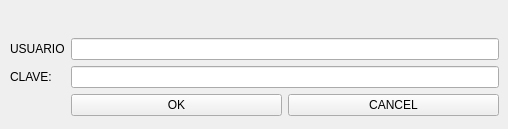
<?xml version="1.0" encoding="UTF-8"?>
<ui version="4.0">
 <class>Widget</class>
 <widget class="QWidget" name="Widget">
  <property name="geometry">
   <rect>
    <x>0</x>
    <y>0</y>
    <width>508</width>
    <height>129</height>
   </rect>
  </property>
  <property name="windowTitle">
   <string>LOGIN</string>
  </property>
  <widget class="QWidget" name="formLayoutWidget">
   <property name="geometry">
    <rect>
     <x>10</x>
     <y>10</y>
     <width>489</width>
     <height>106</height>
    </rect>
   </property>
   <layout class="QFormLayout" name="formLayout">
    <item row="1" column="0">
     <widget class="QLabel" name="label">
      <property name="text">
       <string>USUARIO</string>
      </property>
     </widget>
    </item>
    <item row="2" column="0">
     <widget class="QLabel" name="label_2">
      <property name="text">
       <string>CLAVE:</string>
      </property>
     </widget>
    </item>
    <item row="1" column="1">
     <widget class="QLineEdit" name="txt_user"/>
    </item>
    <item row="2" column="1">
     <widget class="QLineEdit" name="txt_psw">
      <property name="echoMode">
       <enum>QLineEdit::Password</enum>
      </property>
     </widget>
    </item>
    <item row="3" column="1">
     <layout class="QHBoxLayout" name="horizontalLayout">
      <item>
       <widget class="QPushButton" name="btn_ok">
        <property name="text">
         <string>OK</string>
        </property>
       </widget>
      </item>
      <item>
       <widget class="QPushButton" name="btn_cancel">
        <property name="text">
         <string>CANCEL</string>
        </property>
       </widget>
      </item>
     </layout>
    </item>
    <item row="0" column="1">
     <spacer name="verticalSpacer">
      <property name="orientation">
       <enum>Qt::Vertical</enum>
      </property>
      <property name="sizeHint" stdset="0">
       <size>
        <width>20</width>
        <height>40</height>
       </size>
      </property>
     </spacer>
    </item>
   </layout>
  </widget>
 </widget>
 <resources/>
 <connections/>
</ui>
